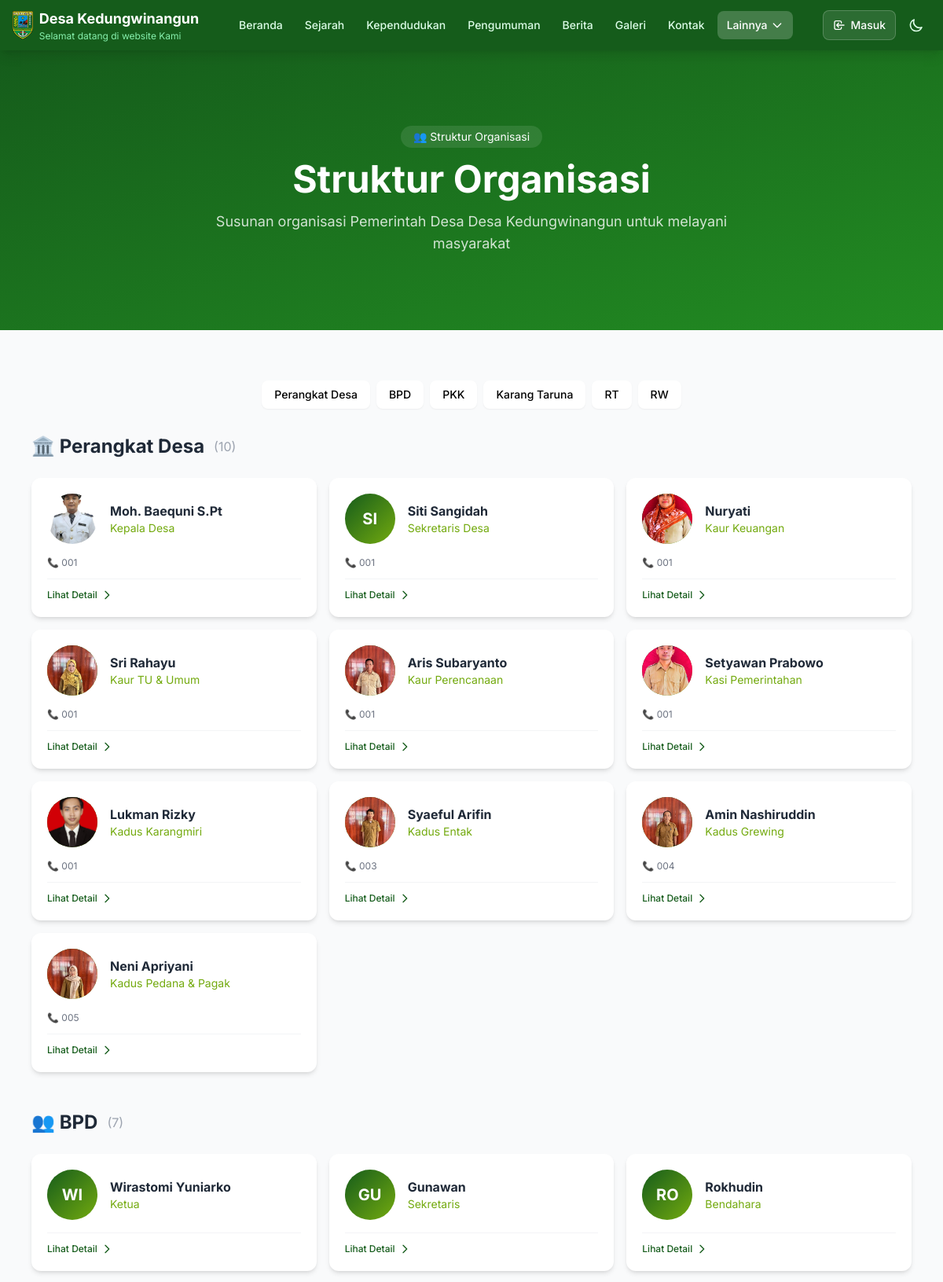
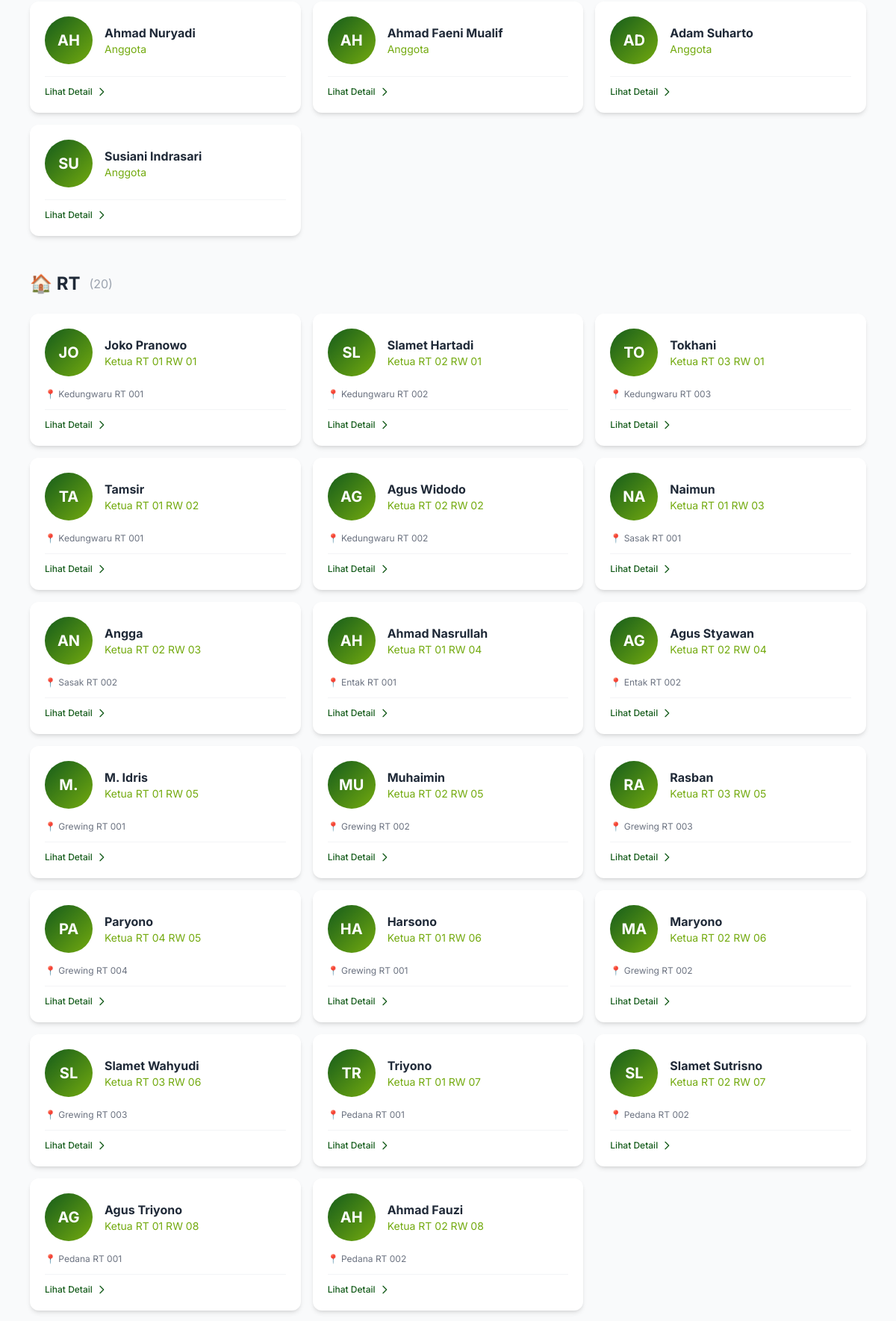
Page /struktur (upper part) on the committed database (2 pictures, top to bottom).
### tables this page shows
CREATE TABLE config (
                key TEXT PRIMARY KEY,
                value TEXT
            );

CREATE TABLE struktur_organisasi (
                id INTEGER PRIMARY KEY AUTOINCREMENT,
                kategori TEXT NOT NULL,
                nama TEXT NOT NULL,
                jabatan TEXT,
                deskripsi TEXT,
                nik TEXT,
                alamat TEXT,
                dusun TEXT,
                rt TEXT,
                rw TEXT,
                telepon TEXT,
                email TEXT,
                foto_url TEXT,
                sk_url TEXT,
                no_sk TEXT,
                tanggal_sk TEXT,
                masa_jabatan TEXT,
                status TEXT DEFAULT 'Aktif',
                icon TEXT,
                no_urut INTEGER DEFAULT 0,
                aktif INTEGER DEFAULT 1,
                created_at TIMESTAMP DEFAULT CURRENT_TIMESTAMP,
                updated_at TIMESTAMP DEFAULT CURRENT_TIMESTAMP
            );

### routes/public.py (the view)
@public_bp.route("/struktur")
def struktur():
    from datetime import datetime
    try:
        from models import get_all_pages, get_all_struktur
        desa_info = get_desa_info_with_maps()
        custom_pages = get_all_pages()
        struktur_list = get_all_struktur(aktif=1)
        grouped = {'perangkat': [], 'bpd': [], 'pkk': [], 'karang_taruna': [], 'rt': [], 'rw': []}
        for item in struktur_list:
            kat = item.get('kategori', '')
            if kat in grouped:
                grouped[kat].append(item)
        kategori_labels = {
            'perangkat': 'Perangkat Desa',
            'bpd': 'BPD',
            'pkk': 'PKK',
            'karang_taruna': 'Karang Taruna',
            'rt': 'RT',
            'rw': 'RW',
        }
        return render_template(
            "struktur.html",
            page={"title": "Struktur Organisasi"},
            desa=desa_info,
            nav_links=set_nav_active("Lainnya", request.path),
            tahun=datetime.now().year,
            site_name=desa_info['nama'],
            site_tagline=desa_info['tagline'],
            site_description=desa_info['deskripsi'],
            custom_pages=custom_pages,
            grouped_struktur=grouped,
            kategori_labels=kategori_labels,
        )
    except Exception as e:
        logger.error(f"Error loading struktur page: {str(e)}")
        flash('Terjadi kesalahan saat memuat halaman struktur', 'error')
        return redirect(url_for('public.index'))

### app.py (called while the page is built, shortened)
@app.context_processor
def inject_openrouter_key():
    return {
        'openrouter_api_key': environ.get('OPENROUTER_API_KEY', '')
    }

@app.context_processor
def inject_custom_pages():
    from models import get_all_pages
    return {'custom_pages_nav': get_all_pages()}

@app.after_request
def add_security_headers(response):
    response.headers['X-Content-Type-Options'] = 'nosniff'
    response.headers['X-Frame-Options'] = 'DENY'
    response.headers['X-XSS-Protection'] = '1; mode=block'
    response.headers['Referrer-Policy'] = 'strict-origin-when-cross-origin'
    if request.path.startswith('/admin') or request.path.startswith('/login'):
        response.headers['Cache-Control'] = 'no-store, no-cache, must-revalidate, max-age=0'
        response.headers['Pragma'] = 'no-cache'
        response.headers['Expires'] = '0'
    response.headers['Permissions-Policy'] = (
        'camera=(), microphone=(), geolocation=(self "https://maps.google.com"), '
        'payment=(), usb=(), fullscreen=(self)'
    )
    return response

@app.context_processor
def inject_csrf_token():
    from flask import session
    if '_csrf_token' not in session:
        session['_csrf_token'] = secrets.token_hex(32)
    return {'csrf_token': session['_csrf_token']}

### models.py (called while the page is built)
def get_db_connection():
    conn = sqlite3.connect(Config.DB_NAME)
    conn.row_factory = sqlite3.Row
    return conn

def get_config(key, default=None):
    try:
        conn = get_db_connection()
        cursor = conn.cursor()
        cursor.execute('SELECT value FROM config WHERE key = ?', (key,))
        row = cursor.fetchone()
        conn.close()
        return row['value'] if row else (default if default is not None else DEFAULT_CONFIG.get(key, ''))
    except Exception as e:
        logger.error(f"Error getting config '{key}': {str(e)}")
        return default if default is not None else DEFAULT_CONFIG.get(key, '')

def get_desa_info():
    return {
        "nama": get_config("website_nama", DEFAULT_CONFIG["website_nama"]),
        "tagline": get_config("website_tagline", DEFAULT_CONFIG["website_tagline"]),
        "deskripsi": get_config("website_deskripsi", DEFAULT_CONFIG["website_deskripsi"]),
        "jumlah_dusun": 8,
        "jumlah_kasi": 3,
        "jumlah_kepala_desa": 1,
    }

### routes/public.py (called while the page is built)
def get_desa_info_with_maps():
    info = get_desa_info()
    info['maps_embed_url'] = MAPS_EMBED_URL
    info['dusun'] = DUSUN_DATA
    return info

### templates/struktur.html (shortened to what this page needs)
<!DOCTYPE html>
<html lang="id">
<head>
    <script src="https://cdn.tailwindcss.com"></script>
    <link rel="stylesheet" href="{{ url_for('static', filename='styles.css') }}">
</head>
<body>
    {% include 'partials/navbar.html' %}
    <section class="bg-gradient-to-br from-[#155C1B] to-[#228B22] text-white py-16 md:py-24">
        <div class="max-w-6xl mx-auto px-4 text-center">
            <span class="inline-block px-4 py-1 bg-white/10 rounded-full text-sm mb-4">👥 Struktur Organisasi</span>
            <h1 class="text-4xl md:text-5xl font-bold mb-4">Struktur Organisasi</h1>
            <p class="text-white/80 text-lg max-w-2xl mx-auto">Susunan organisasi Pemerintah Desa {{ site_name }} untuk melayani masyarakat</p>
        </div>
    </section>
    <section class="py-12 md:py-16 bg-gray-50">
        <div class="max-w-6xl mx-auto px-4">
            <div class="flex flex-wrap gap-2 mb-8 justify-center">
                {% for kat, label in kategori_labels.items() %}
                <a href="#{{ kat }}" class="px-4 py-2 bg-white rounded-lg text-sm font-medium hover:bg-[#155C1B] hover:text-white transition-all shadow-sm">
                    {{ label }}
                </a>
                {% endfor %}
            </div>
            {% for kat, label in kategori_labels.items() %}
            {% if grouped_struktur[kat] %}
            <div id="{{ kat }}" class="mb-12 scroll-mt-20">
                <h2 class="text-2xl font-bold text-gray-800 mb-6 flex items-center gap-3">
                    {% if kat == 'perangkat' %}🏛️{% elif kat == 'bpd' %}👥{% elif kat == 'pkk' %}👩{% elif kat == 'karang_taruna' %}🎉{% elif kat == 'rt' %}🏠{% elif kat == 'rw' %}🏘️{% endif %}
                    {{ label }}
                    <span class="text-gray-400 font-normal text-base">({{ grouped_struktur[kat]|length }})</span>
                </h2>
                <div class="grid grid-cols-1 sm:grid-cols-2 lg:grid-cols-3 xl:grid-cols-4 gap-4">
                    {% for item in grouped_struktur[kat] %}
                    <a href="{{ url_for('public.struktur_detail', struktur_id=item.id) }}" class="bg-white rounded-xl p-5 shadow-md hover:shadow-xl transition-all group">
                        <div class="flex items-center gap-4 mb-4">
                            <div class="w-16 h-16 rounded-full bg-gradient-to-br from-[#155C1B] to-[#73AA0F] flex items-center justify-center text-white font-bold text-xl flex-shrink-0 overflow-hidden">
                                {% if item.foto_url %}
                                <img src="{{ item.foto_url }}" alt="{{ item.nama }}" class="w-full h-full object-cover">
                                {% else %}
                                {{ item.nama[:2]|upper }}
                                {% endif %}
                            </div>
                            <div class="min-w-0">
                                <h3 class="font-bold text-gray-800 truncate group-hover:text-[#155C1B] transition-colors">{{ item.nama }}</h3>
                                <p class="text-[#73AA0F] text-sm truncate">{{ item.jabatan or '-' }}</p>
                            </div>
                        </div>
                        <div class="text-xs text-gray-500 space-y-1">
                            {% if item.dusun %}
                            <div class="flex items-center gap-1">📍 {{ item.dusun }}{% if item.rt %} RT {{ item.rt }}{% endif %}</div>
                            {% endif %}
                            {% if item.telepon %}
                            <div class="flex items-center gap-1">📞 {{ item.telepon }}</div>
                            {% endif %}
                        </div>
                        <div class="mt-3 pt-3 border-t border-gray-100">
                            <span class="text-xs text-[#155C1B] font-medium flex items-center gap-1">
                                Lihat Detail
                                <svg class="w-4 h-4 group-hover:translate-x-1 transition-transform" fill="none" stroke="currentColor" viewBox="0 0 24 24">
                                    <path stroke-linecap="round" stroke-linejoin="round" stroke-width="2" d="M9 5l7 7-7 7"/>
                                </svg>
                            </span>
                        </div>
                    </a>
                    {% endfor %}
                </div>
            </div>
            {% endif %}
            {% endfor %}
        </div>
    </section>
</body>
</html>

### templates/partials/navbar.html (shortened to what this page needs)
<nav class="bg-[#155C1B] sticky top-0 z-50 shadow-lg {{ navbar_extra_class or '' }}" id="main-navbar" x-data="{ mobileOpen: false, dropdownOpen: false }">
    <div class="max-w-7xl mx-auto px-4">
        <div class="flex items-center justify-between h-14 md:h-16">
            <a href="{{ url_for('public.index') }}" class="flex items-center gap-2">
                <img src="{{ url_for('static', filename='images/kebumen.png') }}" alt="Logo" class="h-9 w-auto">
                <div class="hidden sm:block">
                    <div class="text-white font-bold text-sm md:text-lg">{{ site_name or 'Desa' }}</div>
                    <div class="text-green-300 text-[10px] md:text-xs">{{ site_tagline or '' }}</div>
                </div>
            </a>
            <div class="hidden lg:flex items-center gap-1">
                {% for link in nav_links %}
                {% if link.label == 'Lainnya' %}
                <div class="relative">
                    <button @click="dropdownOpen = !dropdownOpen"
                            class="px-3 py-2 rounded-lg text-sm font-medium transition-colors flex items-center gap-1
                                   {% if link.active %}bg-white/20 text-white{% else %}text-green-100 hover:bg-white/10 hover:text-white{% endif %}">
                        Lainnya
                        <svg class="w-4 h-4 transition-transform" :class="{'rotate-180': dropdownOpen}" fill="none" stroke="currentColor" viewBox="0 0 24 24">
                            <path stroke-linecap="round" stroke-linejoin="round" stroke-width="2" d="M19 9l-7 7-7-7"/>
                        </svg>
                    </button>
                </div>
                {% else %}
                <a href="{{ link.href }}" class="px-3 py-2 rounded-lg text-sm font-medium transition-colors
                       {% if link.active %}bg-white/20 text-white{% else %}text-green-100 hover:bg-white/10 hover:text-white{% endif %}">
                    {{ link.label }}
                </a>
                {% endif %}
                {% endfor %}
            </div>
            <div class="flex items-center gap-1 md:gap-2">
                {% if not session.user_logged_in %}
                <div class="hidden md:flex items-center gap-2">
                    <a href="{{ url_for('public.login') }}" class="flex items-center gap-1.5 px-3 py-2 rounded-lg text-white text-sm font-medium bg-white/10 hover:bg-white/20 border border-white/20 transition-all">
                        <svg class="w-4 h-4" fill="none" stroke="currentColor" viewBox="0 0 24 24">
                            <path stroke-linecap="round" stroke-linejoin="round" stroke-width="2" d="M11 16l-4-4m0 0l4-4m-4 4h14m-5 4v1a3 3 0 01-3 3H6a3 3 0 01-3-3V7a3 3 0 013-3h7a3 3 0 013 3v1"/>
                        </svg>
                        Masuk
                    </a>
                </div>
                {% endif %}
                <button id="btn-dark" class="p-2 rounded-lg text-green-100 hover:bg-white/10 transition-colors" aria-label="Dark mode">
                    <svg id="icon-moon" class="w-5 h-5" fill="none" stroke="currentColor" viewBox="0 0 24 24">
                        <path stroke-linecap="round" stroke-linejoin="round" stroke-width="2" d="M20.354 15.354A9 9 0 018.646 3.646 9.003 9.003 0 0012 21a9.003 9.003 0 008.354-5.646z"/>
                    </svg>
                </button>
            </div>
        </div>
    </div>
</nav>

### templates/struktur.html (style rules this page uses)
* { margin: 0; padding: 0; box-sizing: border-box; }
body { font-family: 'Inter', sans-serif; }

### rows in the picture
config: value "Desa Kedungwinangun"
config: value "Selamat datang di website Kami"
struktur_organisasi: foto_url (picture), nama "Moh. Baequni S.Pt", jabatan "Kepala Desa", telepon "001"
struktur_organisasi: nama "SI", nama "Siti Sangidah", jabatan "Sekretaris Desa", telepon "001"
struktur_organisasi: foto_url (picture), nama "Nuryati", jabatan "Kaur Keuangan", telepon "001"
struktur_organisasi: foto_url (picture), nama "Sri Rahayu", jabatan "Kaur TU & Umum", telepon "001"
struktur_organisasi: foto_url (picture), nama "Aris Subaryanto", jabatan "Kaur Perencanaan", telepon "001"
struktur_organisasi: foto_url (picture), nama "Setyawan Prabowo", jabatan "Kasi Pemerintahan", telepon "001"
struktur_organisasi: foto_url (picture), nama "Lukman Rizky", jabatan "Kadus Karangmiri", telepon "001"
struktur_organisasi: foto_url (picture), nama "Syaeful Arifin", jabatan "Kadus Entak", telepon "003"
struktur_organisasi: foto_url (picture), nama "Amin Nashiruddin", jabatan "Kadus Grewing", telepon "004"
struktur_organisasi: foto_url (picture), nama "Neni Apriyani", jabatan "Kadus Pedana & Pagak", telepon "005"
struktur_organisasi: nama "WI", nama "Wirastomi Yuniarko", jabatan "Ketua"
struktur_organisasi: nama "GU", nama "Gunawan", jabatan "Sekretaris"
struktur_organisasi: nama "RO", nama "Rokhudin", jabatan "Bendahara"
struktur_organisasi: nama "AH", nama "Ahmad Nuryadi", jabatan "Anggota"
struktur_organisasi: nama "AH", nama "Ahmad Faeni Mualif", jabatan "Anggota"
struktur_organisasi: nama "AD", nama "Adam Suharto", jabatan "Anggota"
struktur_organisasi: nama "SU", nama "Susiani Indrasari", jabatan "Anggota"
struktur_organisasi: nama "JO", nama "Joko Pranowo", jabatan "Ketua RT 01 RW 01", dusun "Kedungwaru", rt "001"
struktur_organisasi: nama "SL", nama "Slamet Hartadi", jabatan "Ketua RT 02 RW 01", dusun "Kedungwaru", rt "002"
struktur_organisasi: nama "TO", nama "Tokhani", jabatan "Ketua RT 03 RW 01", dusun "Kedungwaru", rt "003"
struktur_organisasi: nama "TA", nama "Tamsir", jabatan "Ketua RT 01 RW 02", dusun "Kedungwaru", rt "001"
struktur_organisasi: nama "AG", nama "Agus Widodo", jabatan "Ketua RT 02 RW 02", dusun "Kedungwaru", rt "002"
struktur_organisasi: nama "NA", nama "Naimun", jabatan "Ketua RT 01 RW 03", dusun "Sasak", rt "001"
struktur_organisasi: nama "AN", nama "Angga", jabatan "Ketua RT 02 RW 03", dusun "Sasak", rt "002"
struktur_organisasi: nama "AH", nama "Ahmad Nasrullah", jabatan "Ketua RT 01 RW 04", dusun "Entak", rt "001"
struktur_organisasi: nama "AG", nama "Agus Styawan", jabatan "Ketua RT 02 RW 04", dusun "Entak", rt "002"
struktur_organisasi: nama "M.", nama "M. Idris", jabatan "Ketua RT 01 RW 05", dusun "Grewing", rt "001"
struktur_organisasi: nama "MU", nama "Muhaimin", jabatan "Ketua RT 02 RW 05", dusun "Grewing", rt "002"
struktur_organisasi: nama "RA", nama "Rasban", jabatan "Ketua RT 03 RW 05", dusun "Grewing", rt "003"
struktur_organisasi: nama "PA", nama "Paryono", jabatan "Ketua RT 04 RW 05", dusun "Grewing", rt "004"
struktur_organisasi: nama "HA", nama "Harsono", jabatan "Ketua RT 01 RW 06", dusun "Grewing", rt "001"
struktur_organisasi: nama "MA", nama "Maryono", jabatan "Ketua RT 02 RW 06", dusun "Grewing", rt "002"
struktur_organisasi: nama "SL", nama "Slamet Wahyudi", jabatan "Ketua RT 03 RW 06", dusun "Grewing", rt "003"
struktur_organisasi: nama "TR", nama "Triyono", jabatan "Ketua RT 01 RW 07", dusun "Pedana", rt "001"
struktur_organisasi: nama "SL", nama "Slamet Sutrisno", jabatan "Ketua RT 02 RW 07", dusun "Pedana", rt "002"
struktur_organisasi: nama "AG", nama "Agus Triyono", jabatan "Ketua RT 01 RW 08", dusun "Pedana", rt "001"
struktur_organisasi: nama "AH", nama "Ahmad Fauzi", jabatan "Ketua RT 02 RW 08", dusun "Pedana", rt "002"

### other values in the picture
{{ link.label }} "Beranda" "Sejarah" "Kependudukan" "Pengumuman" "Berita" "Galeri" "Kontak"
{{ label }} "Perangkat Desa" "BPD" "PKK" "Karang Taruna" "RT" "RW"
{{ label }} "Perangkat Desa" "BPD" "RT"
{{ grouped_struktur[kat]|length }} "10" "7" "20"
